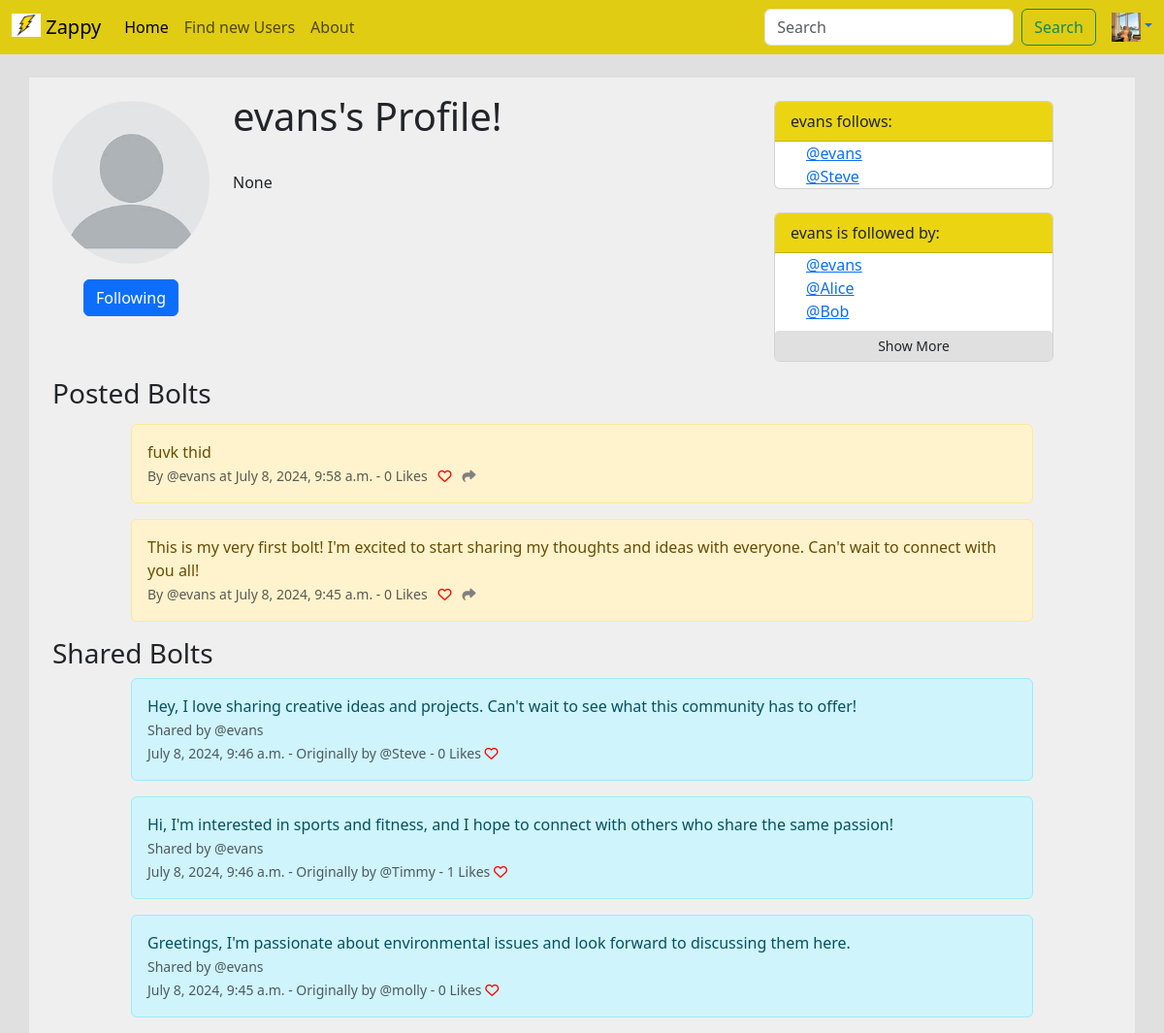
The page /profile/26 (signed in) on the database as committed earlier.
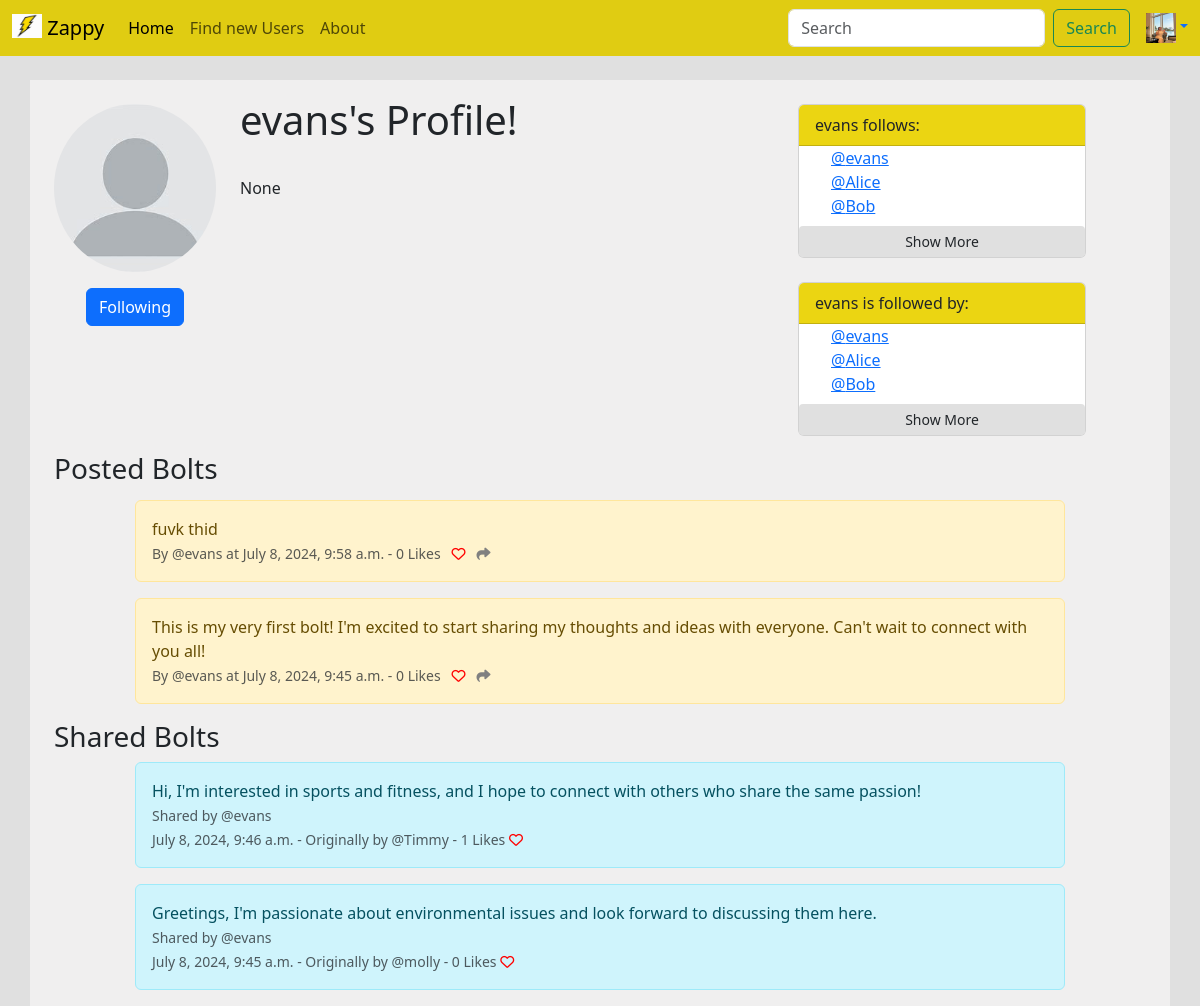
The same page on the database as committed later.
### Tclone/models.py (models this page shows, shortened)
class Profile(models.Model):
    user = models.OneToOneField(User, on_delete=models.CASCADE)
    follows = models.ManyToManyField("self", related_name="followed_by", symmetrical=False, blank=True)
    profile_image= models.ImageField(null=True,blank=True,upload_to="images/")
    profile_bio = models.CharField(null=True, blank=True, max_length=500)
    data_modified = models.DateTimeField(User, auto_now=True)
    def __str__(self):
        return self.user.username

class Bolt(models.Model):
    user = models.ForeignKey(
        User, related_name='bolts',
        on_delete=models.DO_NOTHING
        )
    body = models.CharField(max_length=250)
    created_at = models.DateTimeField(auto_now_add=True)
    likes = models.ManyToManyField(User, related_name="BoltLikes")
    def get_number_likes(self):
        return self.likes.count()

class SharedBolt(models.Model):
    user = models.ForeignKey(User, on_delete=models.CASCADE)
    bolt = models.ForeignKey(Bolt, on_delete=models.CASCADE)

### Tclone/views.py (the view)
# urls.py: path('profile/<str:pk>', views.profile, name="profile"),
def profile(request, pk):
    if request.user.is_authenticated:
        context_dict = {}
        profile = Profile.objects.get(user=pk)
        bolts = Bolt.objects.filter(user=pk).order_by("-created_at")
        shared_bolts = SharedBolt.objects.filter(user=pk).select_related('bolt')
        context_dict['profile'] = profile
        context_dict['bolts'] = bolts
        context_dict['shared_bolts'] = shared_bolts
        if request.method == 'POST':
            if 'follow_user' in request.POST:
                request.user.profile.follows.add(profile)
            elif 'unfollow_user' in request.POST:
                request.user.profile.follows.remove(profile)
    return render(request, 'profile.html',context=context_dict)

### Tclone/templates/profile.html (shortened to what the changed rows need)
{% extends 'base.html' %}
{% load static %}
{% block content %}
<html>
    {% if user.is_authenticated %}
        <div class="container text-left">
            <div class="row">
                <div class="col-2 text-right mt-4">
                    {% if profile.profile_image %}
                        <img src="{{ profile.profile_image.url }}" class="img-fluid rounded-circle">
                    {% else %}
                        <img src="{% static 'images/blankprofile.jpg' %}" class="img-fluid rounded-circle">
                    {% endif %}
                    <div class="row mt-3">
                        <div class="col-12 text-center">
                            <form method="post" action="{% url 'profile' profile.user.id %}">
                                {% if profile in user.profile.follows.all %}
                                    <button class="btn btn-primary" type="submit">Following</button>
                                {% else %}
                                    <input type="hidden" name="follow_user" value="{{ profile.user.id }}">
                                    <button class="btn btn-primary" type="submit">Follow</button>
                                {% endif %}
                            </form>
                        </div>
                    </div>
                </div>
                <div class="col-5 text-left mt-3">
                    <h1>{{ profile.user.username }}'s Profile!</h1>
                    <p>{{ profile.profile_bio }}</p>
                </div>
                <div class="col-1"></div>
                <div class="col-4 mt-4">
                    <body>
                        <div class="card " style="width: 18rem;">
                            <div class="card-header" style="background-color: #ebd512;">
                                {{ profile.user }} follows:
                            </div>
                            {% if profile.follows %}
                                <ul class="list-group list-group-flush">
                                    <ul>
                                        {% for followed_user in profile.follows.all|slice:":3" %}
                                            <a href="{% url 'profile' followed_user.user.id %}">@{{ followed_user }}</a></br>
                                        {% endfor %}
                                    </ul>
                                    {% if profile.follows.count > 3 %}
                                        <button class="btn btn-sm mt-2" style="background-color: #e0e0e0;">Show More</button>
                                    {% endif %}
                                </ul>
                            {% else %}
                                <p>{{profile.user}} are not following anyone yet.</p>
                            {% endif %}
                        </div>
                        <div class="card " style="width: 18rem;">
                            <div class="card-header" style="background-color: #ebd512;">
                                {{ profile.user }} is followed by:</br>
                            </div>
                            {% if profile.followed_by %}
                                <ul class="list-group list-group-flush">
                                    <ul>
                                        {% for followed_user in profile.followed_by.all|slice:":3" %}
                                        <a href="{% url 'profile' followed_user.user.id %}">@{{ followed_user }}</a></br>
                                        {% endfor %}
                                    </ul>
                                    {% if profile.followed_by.count > 3 %}
                                        <button class="btn btn-sm mt-2" style="background-color: #e0e0e0;">Show More</button>
                                    {% endif %}
                            {% else %}
                                <p>{{profile.user}} is not followed by anyone yet.</p>
                            {% endif %}
                        </div>
                    </body>
                </div>
            </div>
            <div class="row mt-3">
                    <h3>Posted Bolts</h3></br></br>
                    {% if bolts %}
                        {%for bolt in bolts %}
                        <div class="col-1"></div>
                            <div class="alert alert-warning col-10" role="alert">
                                {{bolt.body}}<br/>
                                <small class="text-muted">
                                    By @{{bolt.user}} at {{bolt.created_at}} - {{bolt.get_number_likes}} Likes
                                    &nbsp;
                                    {% if user in bolt.likes.all %}
                                        <a href="{% url 'bolt_like' bolt.id %}">
                                        <i class="fa-solid fa-heart" style="color:red"></i></a>
                                    {% else %}
                                        <a href="{% url 'bolt_like' bolt.id %}">
                                        <i class="fa fa-heart-o" style="color:red"></i></a>
                                    {% endif %}
                                    <a href="{% url 'bolt_share' bolt.id %}">
                                    <i class="fa-solid fa-share" style="color:grey" ></i></a>
                                </small>
                            </div>
                        <div class="col-1"></div>
                        {% endfor %}
                    {% endif %}
                        <h3>Shared Bolts</h3>
                        {% if shared_bolts %}
                            {% for shared_bolt in shared_bolts %}
                            <div class="col-1"></div>
                                <div class="alert alert-info col-10" role="alert">
                                    {{ shared_bolt.bolt.body }}<br/>
                                    <small class="text-muted">
                                        Shared by @{{ shared_bolt.user.username }}<br/>
                                        {{ shared_bolt.bolt.created_at }} - Originally by @{{ shared_bolt.bolt.user.username }}  - {{ shared_bolt.bolt.get_number_likes }} Likes
                                        {% if user in shared_bolt.bolt.likes.all %}
                                            <a href="{% url 'bolt_like' shared_bolt.bolt.id %}">
                                                <i class="fa-solid fa-heart" style="color:red"></i>
                                            </a>
                                        {% else %}
                                            <a href="{% url 'bolt_like' shared_bolt.bolt.id %}">
                                                <i class="fa fa-heart-o" style="color:red"></i>
                                            </a>
                                        {% endif %}
                                    </small>
                                </div>
                            <div class="col-1"></div>
                            {% endfor %}
                        {% else %}
                            <p>No shared bolts found.</p>
                        {% endif %}
            </div>
        </div>
    {% else %}
        <div class="alert alert-warning" role="alert">
            You must be logged in to see this page.
            <a href="login">Login</a>
        </div>
    {% endif %}
</html>
{% endblock %}

Rows that differ between the two databases and show on the page:
no longer on this page (row unchanged): Profile: user.username "Steve", shown under "evans's Profile!"
removed SharedBolt: bolt.body "Hey, I love sharing creative ideas and projects. Can't wait to see what this community has to offer!", user.username "evans", bolt.created_at "July 8, 2024, 9:46 a.m.", bolt.user.username "Steve", bolt.get_number_likes "0"
now on one of the page's lists (row unchanged): Profile: user.username "Alice"
now on one of the page's lists (row unchanged): Profile: user.username "Bob"
Other text that changed with them:
text now shown: "Show More"
